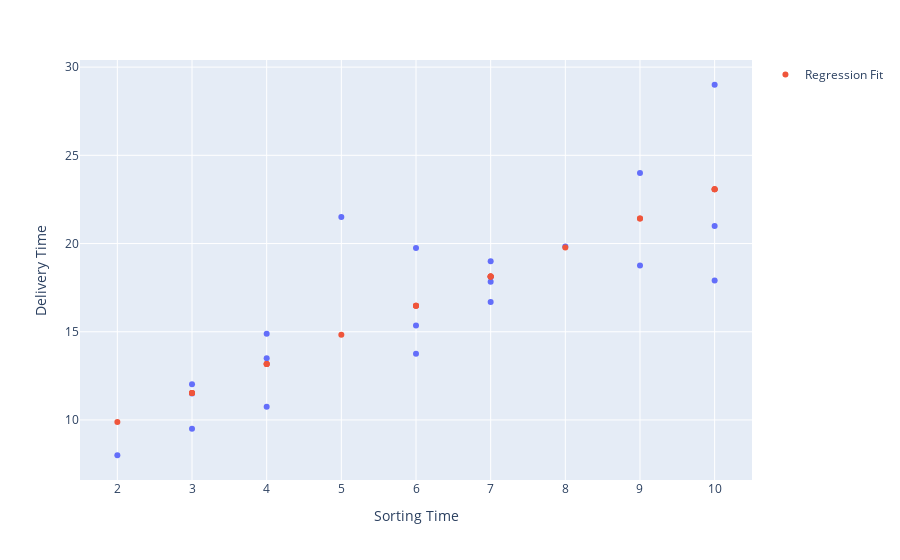

Write notebook code for a chart like this one.
### Code cell
plot=py.scatter(df, x="sorting_time", y="delivery_time", labels={'sorting_time': 'Sorting Time', 'delivery_time': 'Delivery Time'})
plot.add_traces(go.Scatter(x=df['sorting_time'], y=model1.predict(), name='Regression Fit', mode="markers"))
plot.show()

### Figure 1 — Plotly figure (JSON) as saved in the notebook; plotly's stock layout.template omitted (floating-point values rounded to 4 significant figures)
{"data": [{"hovertemplate": "Sorting Time=%{x}<br>Delivery Time=%{y}<extra></extra>", "legendgroup": "", "marker": {"color": "#636efa", "symbol": "circle"}, "mode": "markers", "name": "", "orientation": "v", "showlegend": false, "type": "scatter", "x": [10, 4, 6, 9, 10, 6, 7, 3, 10, 9, 8, 4, 7, 3, 3, 4, 6, 7, 2, 7, 5], "xaxis": "x", "y": [21, 13.5, 19.75, 24, 29, 15.35, 19, 9.5, 17.9, 18.75, 19.83, 10.75, 16.68, 11.5, 12.03, 14.88, 13.75, 18.11, 8, 17.83, 21.5], "yaxis": "y"}, {"mode": "markers", "name": "Regression Fit", "type": "scatter", "x": [10, 4, 6, 9, 10, 6, 7, 3, 10, 9, 8, 4, 7, 3, 3, 4, 6, 7, 2, 7, 5], "y": [23.07, 13.18, 16.48, 21.42, 23.07, 16.48, 18.13, 11.53, 23.07, 21.42, 19.77, 13.18, 18.13, 11.53, 11.53, 13.18, 16.48, 18.13, 9.881, 18.13, 14.83]}], "layout": {"legend": {"tracegroupgap": 0}, "margin": {"t": 60}, "xaxis": {"anchor": "y", "domain": [0, 1], "title": {"text": "Sorting Time"}}, "yaxis": {"anchor": "x", "domain": [0, 1], "title": {"text": "Delivery Time"}}}}
